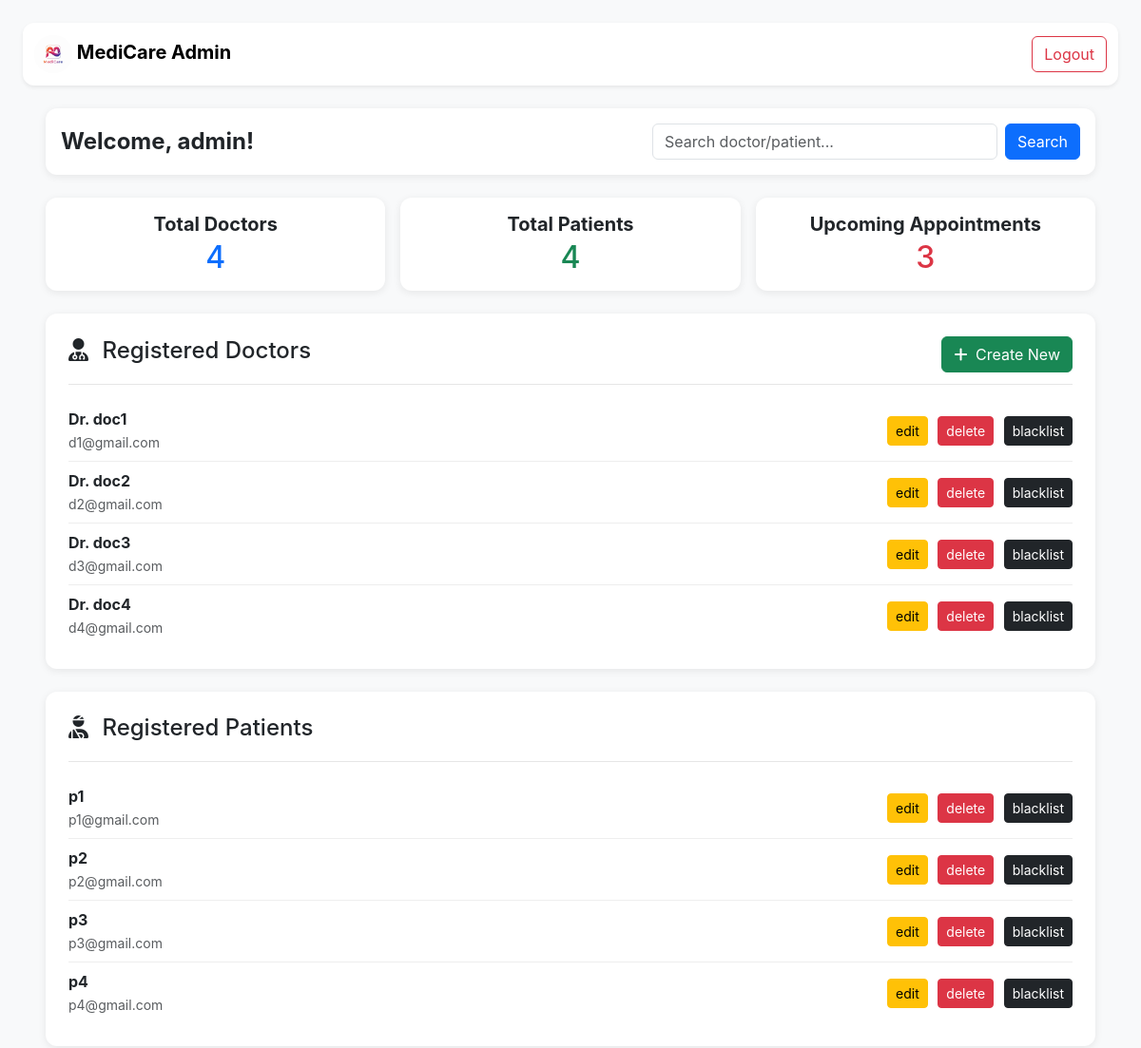
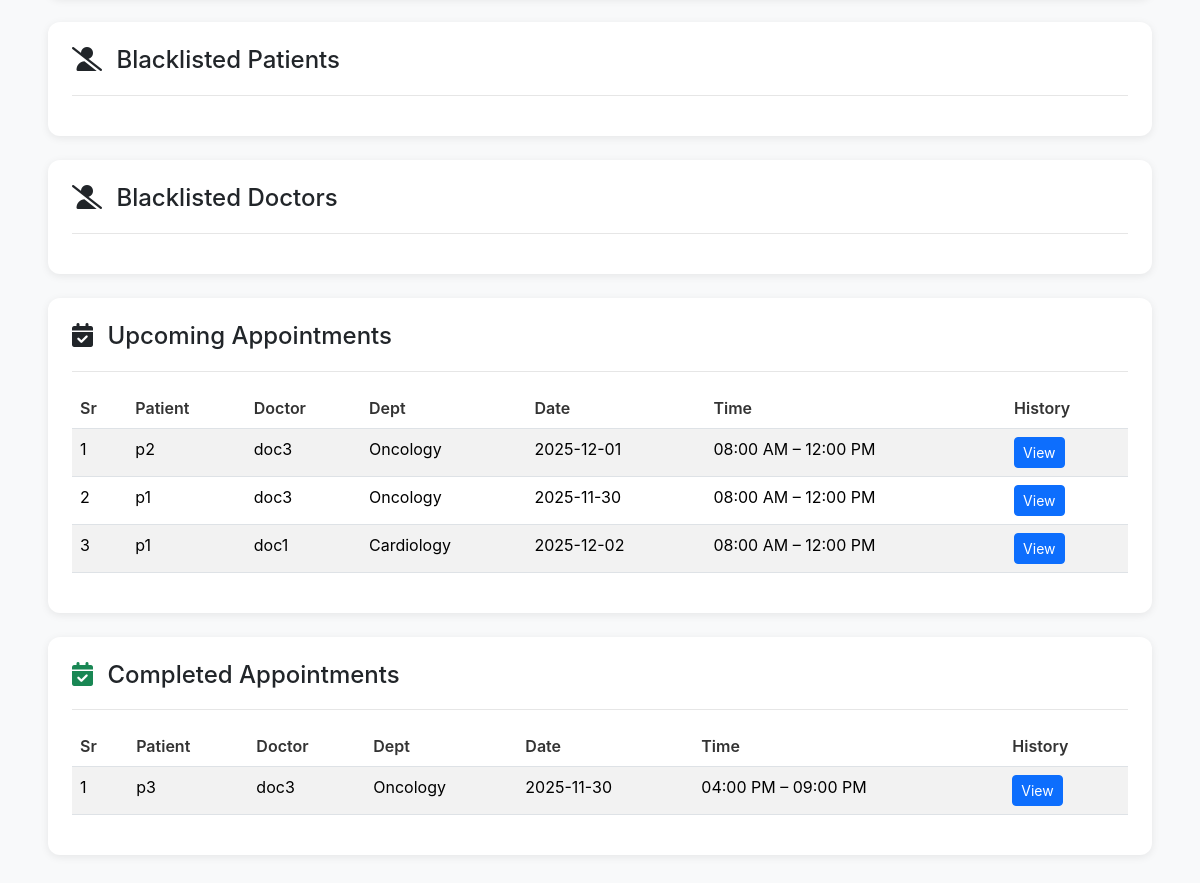
/admin, run on an earlier commit of the app's database (2 pictures, top to bottom).
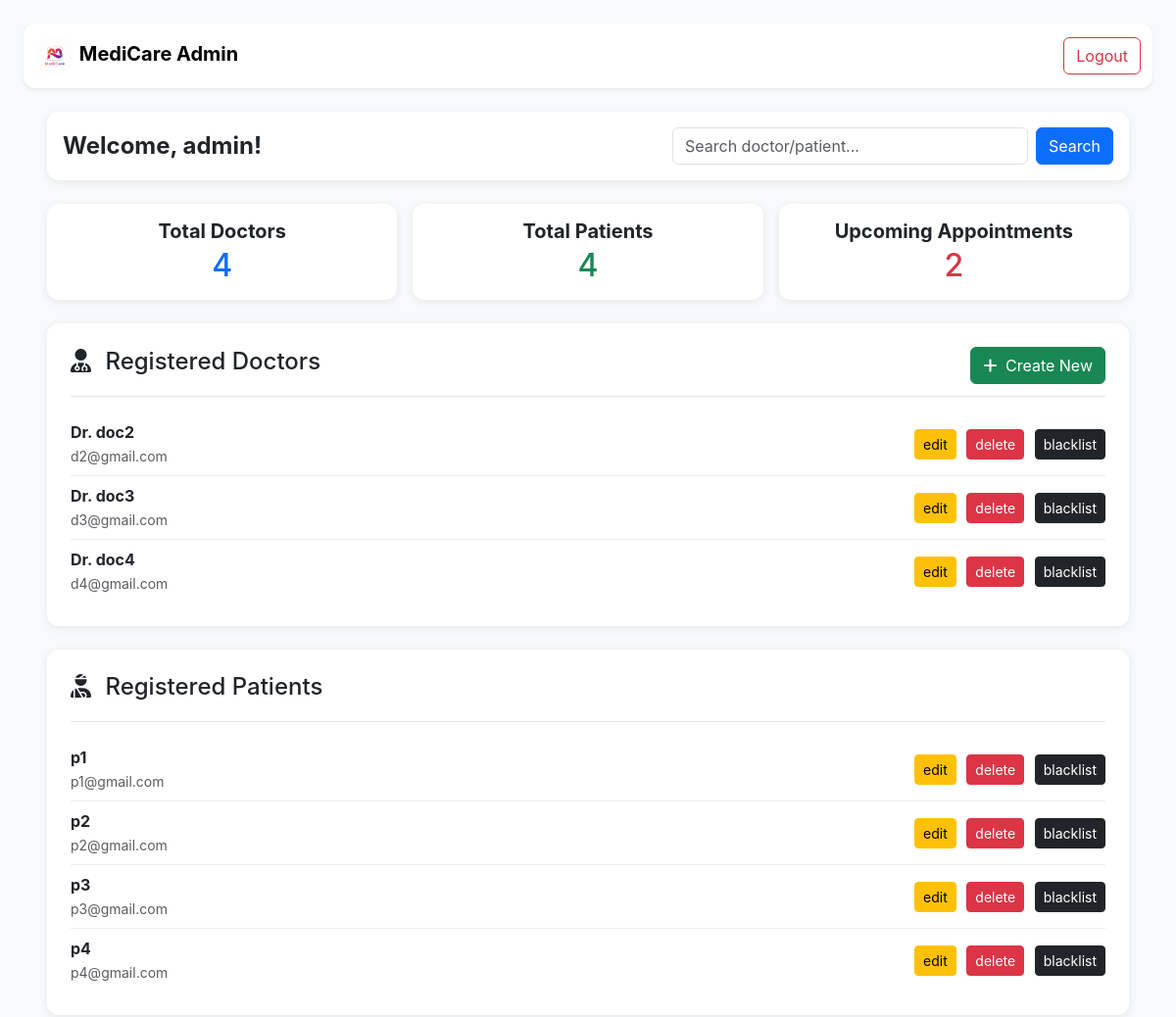
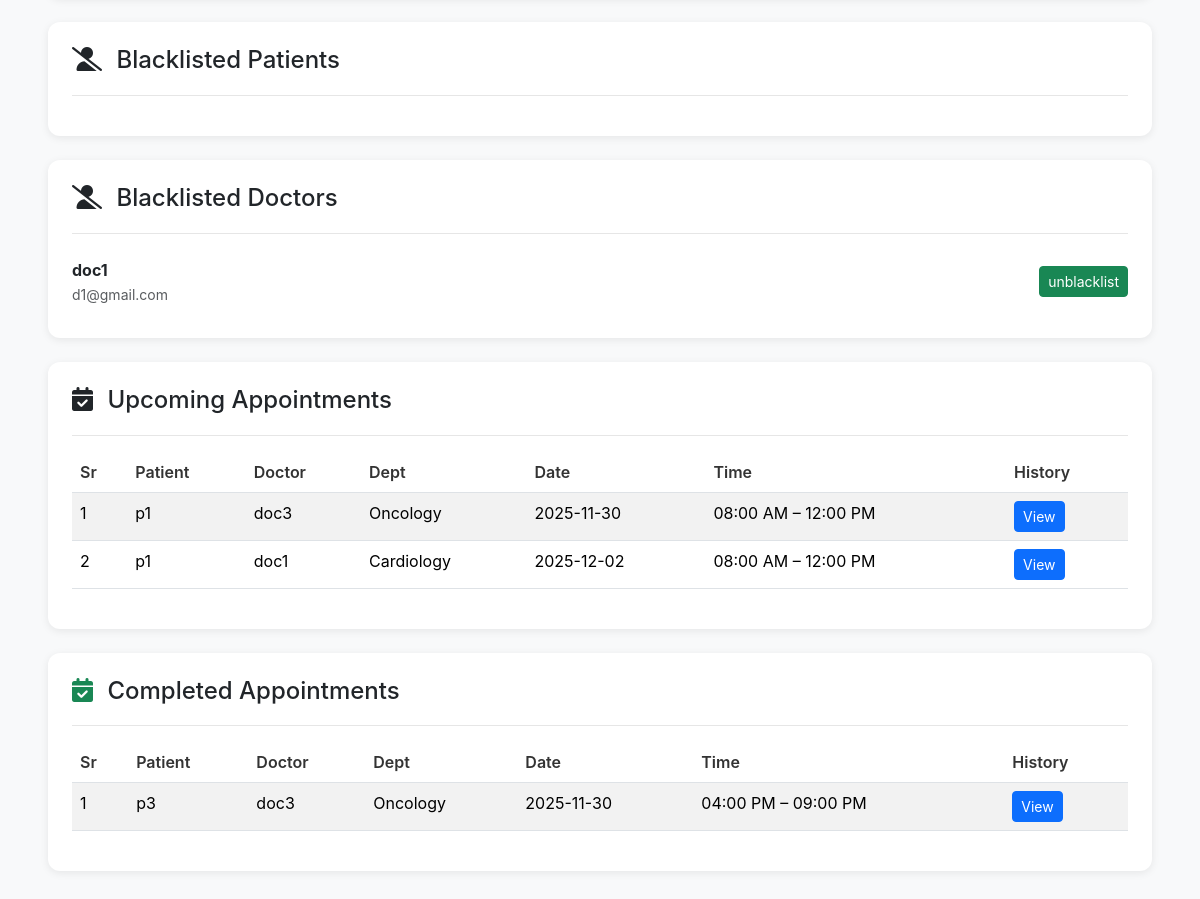
And on a later commit of the database (2 pictures, top to bottom).
### application/models.py (models this page shows)
class Doctor(db.Model):
    __tablename__ = 'doctor'
    id = db.Column(db.Integer(),primary_key = True)
    doctor_name = db.Column(db.String(), nullable=False)
    password = db.Column(db.String(), nullable=False)
    email = db.Column(db.String(), nullable=False)
    department_id = db.Column(db.Integer(), db.ForeignKey('department.id'), nullable=False)
    user_id = db.Column(db.Integer(), db.ForeignKey('user.id', ondelete="CASCADE"), nullable=False)
    type = db.Column(db.String(), nullable=False)
    experience = db.Column(db.Integer(), nullable=False)
    appointment = db.relationship('Appointment', backref='doctor')
    availability = db.relationship('Availability', backref='doctor', cascade="all, delete-orphan")

class Patient(db.Model):
    __tablename__ = 'patient'
    id = db.Column(db.Integer(),primary_key = True)
    blocked = db.Column(db.Boolean(), default=False, nullable=False)
    user_id = db.Column(db.Integer(), db.ForeignKey('user.id', ondelete="CASCADE"), nullable=False)
    name = db.Column(db.String(), nullable=False)
    age = db.Column(db.Integer(), nullable=False)
    gender = db.Column(db.String(), nullable=False)
    phone = db.Column(db.String(), nullable=False)
    email = db.Column(db.String(), nullable=False)
    appointment = db.relationship('Appointment', backref='patient')

class Appointment(db.Model):
    __tablename__ = 'appointment'
    id = db.Column(db.Integer(),primary_key = True)
    patient_id = db.Column(db.Integer(), db.ForeignKey('patient.id', ondelete="CASCADE"), nullable=True)
    doctor_id = db.Column(db.Integer(), db.ForeignKey('doctor.id', ondelete="CASCADE"), nullable=True)
    date = db.Column(db.String(), nullable=False)
    time = db.Column(db.String(), nullable=False)
    visit_type = db.Column(db.String(), default="In-person", nullable=False)
    status = db.Column(db.String(), default="Upcoming")

class Department(db.Model):
    __tablename__ = 'department'
    id = db.Column(db.Integer(),primary_key = True)
    name = db.Column(db.String())
    description = db.Column(db.String())
    doctor = db.relationship('Doctor', backref='department')

### application/controllers.py (the view, shortened to what this page needs)
@app.route("/admin")
def admin_dash():
    q = request.args.get("q", "").strip()
    if q == "":
        doctors = Doctor.query.join(User).filter(User.blocked == False).all()
        blacklisted_doctors = Doctor.query.join(User).filter(User.blocked == True).all()
        patients = Patient.query.filter_by(blocked=False).all()
        blacklisted_patients = Patient.query.filter_by(blocked=True).all()
        upcoming = Appointment.query.join(Patient).join(Doctor).filter(Appointment.status == "Upcoming").all()
        completed = Appointment.query.filter_by(status="Completed").all()
    this_user = User.query.filter_by(type="admin").first()
    total_doctors = Doctor.query.count()
    total_patients = Patient.query.count()
    total_appointments = Appointment.query.filter_by(status="Upcoming").count()
    return render_template("admin_dash.html",
        this_user=this_user,
        doctors=doctors,
        patients=patients,
        q=q,
        blacklisted_patients=blacklisted_patients,
        blacklisted_doctors=blacklisted_doctors,
        upcoming=upcoming,
        total_doctors=total_doctors,
        total_patients=total_patients,
        total_appointments=total_appointments,
        completed = completed)

### templates/admin_dash.html (shortened to what the changed rows need)
<!DOCTYPE html>
<html lang="en">
<head>
    <link href="https://cdn.jsdelivr.net/npm/bootstrap@5.3.2/dist/css/bootstrap.min.css" rel="stylesheet">
</head>
<body class="p-4">
    <main class="container-fluid px-4">
        <div class="row g-3 mb-4">
            <div class="col-md-4">
                <div class="card p-3 text-center">
                    <h2 class="text-primary mb-0">{{ total_doctors }}</h2>
                </div>
            </div>
            <div class="col-md-4">
                <div class="card p-3 text-center">
                    <h2 class="text-success mb-0">{{ total_patients }}</h2>
                </div>
            </div>
            <div class="col-md-4">
                <div class="card p-3 text-center">
                    <h5 class="fw-bold mb-1">Upcoming Appointments</h5>
                    <h2 class="text-danger mb-0">{{ total_appointments }}</h2>
                </div>
            </div>
        </div>
        <div class="card p-4 mb-4">
            <ul class="list-group list-group-flush mt-3">
                {% for d in doctors %}
                <li class="list-group-item d-flex justify-content-between align-items-center">
                    <div>
                        <strong>Dr. {{ d.doctor_name }}</strong><br>
                        <small class="text-muted">{{ d.email }}</small>
                    </div>
                    <div class="admin-buttons">
                        <a href="/edit_doctor/{{ d.id }}" class="btn btn-warning btn-sm">edit</a>
                        <a href="/delete_doctor/{{ d.id }}" class="btn btn-danger btn-sm">delete</a>
                        <a href="/blacklist_doctor/{{ d.id }}" class="btn btn-dark btn-sm">blacklist</a>
                    </div>
                </li>
                {% endfor %}
            </ul>
        </div>
        <div class="card p-4 mb-4">
            <ul class="list-group list-group-flush mt-3">
                {% for p in patients %}
                <li class="list-group-item d-flex justify-content-between align-items-center">
                    <div>
                        <strong>{{ p.name }}</strong><br>
                        <small class="text-muted">{{ p.email }}</small>
                    </div>
                    <div class="admin-buttons">
                        <a href="/edit_patient/{{ p.id }}" class="btn btn-warning btn-sm">edit</a>
                        <a href="/delete_patient/{{ p.id }}" class="btn btn-danger btn-sm">delete</a>
                        <a href="/blacklist_patient/{{ p.id }}" class="btn btn-dark btn-sm">blacklist</a>
                    </div>
                </li>
                {% endfor %}
            </ul>
        </div>
        <div class="card p-4 mb-4">
            <ul class="list-group list-group-flush mt-3">
                {% for d in blacklisted_doctors %}
                <li class="list-group-item d-flex justify-content-between align-items-center">
                    <div>
                        <strong>{{ d.doctor_name }}</strong><br>
                        <small class="text-muted">{{ d.email }}</small>
                    </div>
                    <a href="/unblacklist_doctor/{{ d.id }}" class="btn btn-success btn-sm">unblacklist</a>
                </li>
                {% endfor %}
            </ul>
        </div>
        <div class="card p-4 mb-4">
            <div class="table-responsive mt-3">
                <table class="table table-striped">
                    <thead>
                        <tr>
                            <th>Sr</th>
                            <th>Patient</th>
                            <th>Doctor</th>
                            <th>Dept</th>
                            <th>Date</th>
                            <th>Time</th>
                            <th>History</th>
                        </tr>
                    </thead>
                    <tbody>
                        {% for a in upcoming %}
                        <tr>
                            <td>{{ loop.index }}</td>
                            <td>{{ a.patient.name }}</td>
                            <td>{{ a.doctor.doctor_name }}</td>
                            <td>{{ a.doctor.department.name }}</td>
                            <td>{{ a.date }}</td>
                            <td>
                                {% if a.time == "morning" %}
                                08:00 AM – 12:00 PM
                                {% else %}
                                04:00 PM – 09:00 PM
                                {% endif %}
                            </td>
                            <td>
                                <a href="/patient_history?id={{ a.patient_id }}" class="btn btn-primary btn-sm">View</a>
                            </td>
                        </tr>
                        {% endfor %}
                    </tbody>
                </table>
            </div>
        </div>
        <div class="card p-4 mb-4">
            <div class="table-responsive mt-3">
                <table class="table table-striped">
                    <thead>
                        <tr>
                            <th>Sr</th>
                            <th>Patient</th>
                            <th>Doctor</th>
                            <th>Dept</th>
                            <th>Date</th>
                            <th>Time</th>
                            <th>History</th>
                        </tr>
                    </thead>
                    <tbody>
                        {% for a in completed %}
                        <tr>
                            <td>{{ loop.index }}</td>
                            <td>{{ a.patient.name }}</td>
                            <td>{{ a.doctor.doctor_name }}</td>
                            <td>{{ a.doctor.department.name }}</td>
                            <td>{{ a.date }}</td>
                            <td>
                                {% if a.time == "morning" %}
                                08:00 AM – 12:00 PM
                                {% else %}
                                04:00 PM – 09:00 PM
                                {% endif %}
                            </td>
                            <td>
                                <a href="/patient_history?id={{ a.patient_id }}" class="btn btn-primary btn-sm">View</a>
                            </td>
                        </tr>
                        {% endfor %}
                    </tbody>
                </table>
            </div>
        </div>
    </main>
</body>
</html>

What changed in the data, as far as the page shows it:
removed Appointment: patient.name "p2", doctor.doctor_name "doc3", doctor.department.name "Oncology", date "2025-12-01", time "08:00 AM – 12:00 PM", shown under "Upcoming Appointments"
shown differently, row unchanged: Doctor "doc1": moves from the list under "Registered Doctors" to the list under "Blacklisted Doctors"
Also different on the page:
{{ total_appointments }}: "3" → "2"
